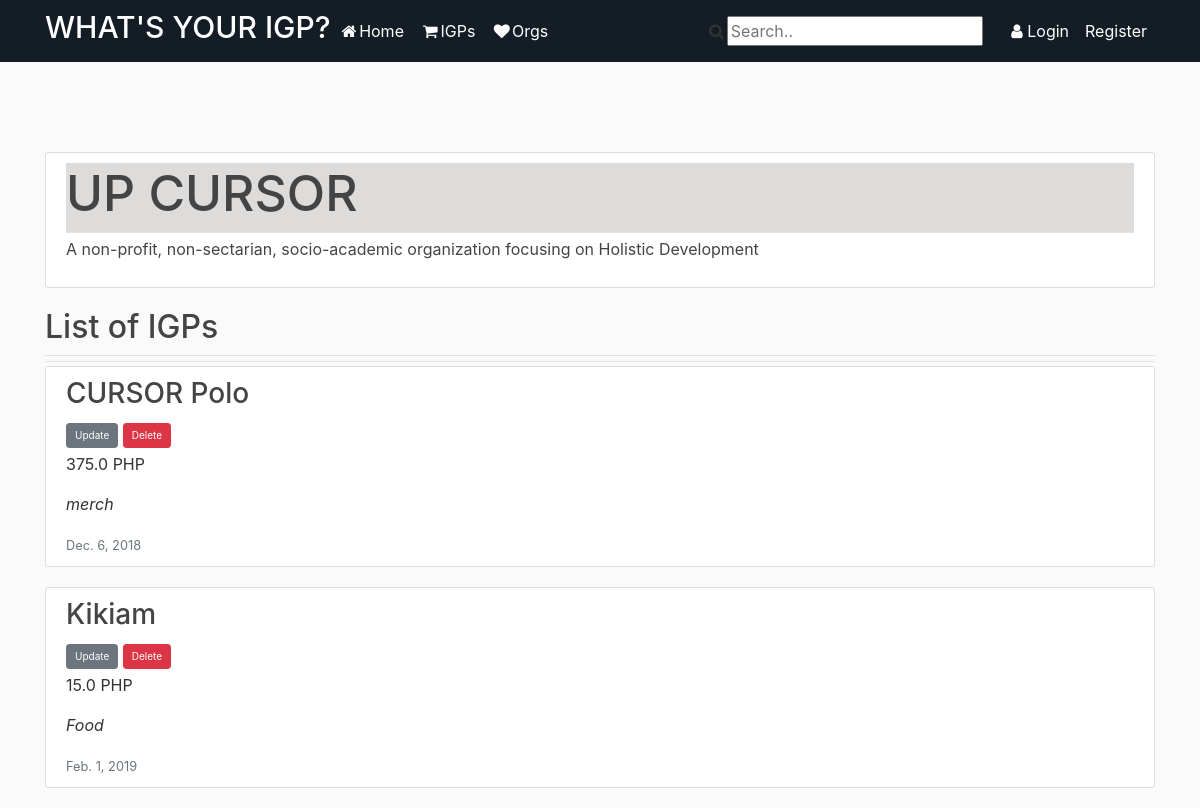
Screenshot of /orgs/1/ with the database file from the repository.
### app/models.py (models this page shows, shortened)
class ORG(models.Model):
	name = models.CharField(max_length=100, unique=True)
	desc = models.TextField()

class IGP(models.Model):
	item = models.CharField(max_length=100)
	org = models.ForeignKey(ORG, on_delete=models.CASCADE)
	itype = models.CharField(max_length=100)
	price = models.FloatField(null=True, blank=True, default=None)
	date_posted = models.DateTimeField(default=timezone.now)

### app/views.py (the view)
# urls.py: path('orgs/<int:pk>/', ORGDetailView.as_view(), name='orgigps_detail'),
class ORGDetailView(DetailView):
	model = ORG
	orgId = model.id
	template_name = 'app/orgigps_detail.html'
	def get_context_data(self, **kwargs):
		context = super().get_context_data(**kwargs)
		context['org_igps']=IGP.objects.filter(org_id=self.object.id)
		return context

### app/templates/app/orgigps_detail.html
{% extends "app/base.html" %}
{% block content %}
	<br/><br/><br/>
	<article class="media content-section">
		<div class="media-body">
			<div class="article-metadata" style="background-color:#dedcdb">
				<h1 class="mr-2" style="font-size:50px">{{ object.name }}</h1>
			</div>
			<p class="article-title">{{ object.desc }}</p>
		</div>
	</article>
	<div class="article-metadata">
			<div class="article-metadata">
				<h2 class="mr-2" href="#">List of IGPs</h2>
			</div>
	</div>
	<div>
		{% for i in org_igps %}
			<article class="media content-section">
				<div class="media-body">
					<h3><a class="article-title" href="#">{{ i.item }}</a></h3>
					<a class="btn btn-secondary btn-sm mt-1 mb-1" href="{% url 'igp-update' i.id %}" style="font-size:10px">Update</a>
					<a class="btn btn-danger btn-sm mt-1 mb-1" href="{% url 'igp-delete' i.id %}" style="font-size:10px ">Delete</a>
					<p class="article-content">{{ i.price }} PHP</p>
					<p class="article-content" ><i>{{ i.itype }}</i></p>
					<small class="text-muted">{{ i.date_posted|date }}</small>
				</div>
			</article>
		{% endfor %}
	</div>
{% endblock content %}

### app/static/app/main.css (style rules this page uses)
body { background: #fafafa; color: #333333; margin-top: 5rem; }
h1, h2, h3, h4, h5, h6 { color: #444444; }
.content-section { background: #ffffff; padding: 10px 20px; border: 1px solid #dddddd; border-radius: 3px; margin-bottom: 20px; }
.article-title { color: #444444; }
.article-content { white-space: pre-line; }
.article-metadata { padding-bottom: 1px; margin-bottom: 4px; border-bottom: 1px solid #e3e3e3 }

### rows the page displays
ORG: name "UP CURSOR", desc "A non-profit, non-sectarian, socio-academic organization focusing on Holistic Development"
IGP: item "CURSOR Polo", price "375.0", itype "merch", date_posted "Dec. 6, 2018"
IGP: item "Kikiam", price "15.0", itype "Food", date_posted "Feb. 1, 2019"
